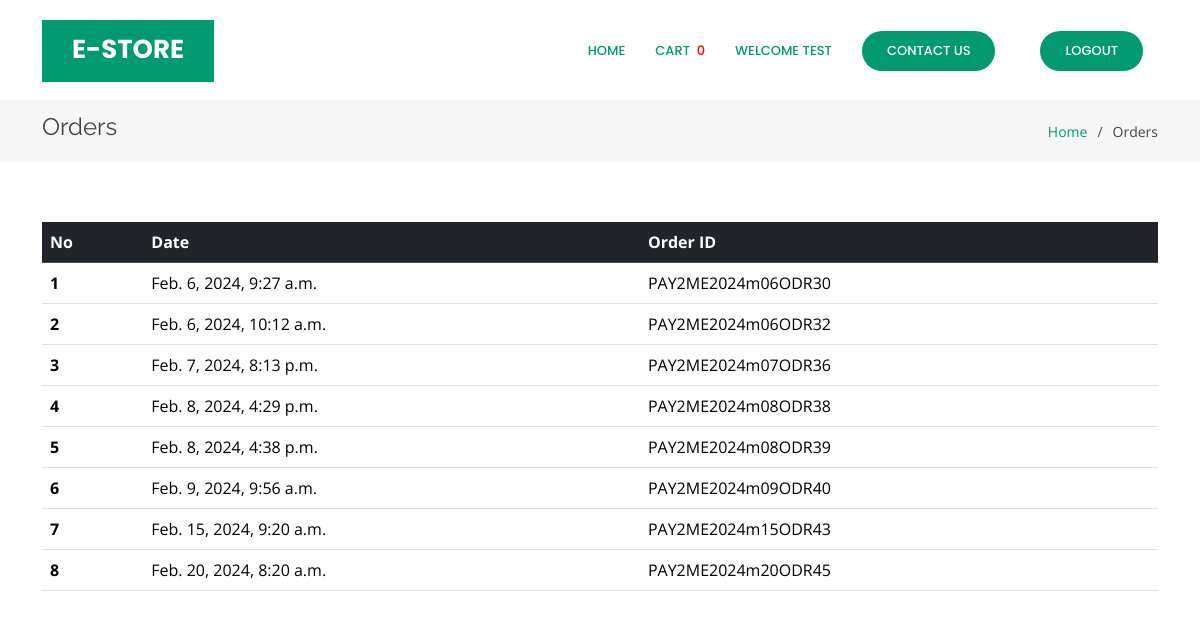
Screenshot of /order_li/ (signed in) with the database file from the repository.
### core/models.py (models this page shows, shortened)
class Order(models.Model):
    user=models.ForeignKey(User,on_delete=models.CASCADE)
    items=models.ManyToManyField(Orderitem)
    start_date=models.DateTimeField(auto_now_add=True)
    ordered_date=models.DateTimeField()
    ordered=models.BooleanField(default=False)
    order_id=models.CharField(max_length=100,unique=True,default=None,blank=True,null=True)
    datetime_ofpayment=models.DateTimeField(auto_now_add=True)
    order_delivered=models.BooleanField(default=False)
    order_received=models.BooleanField(default=False)
    razorpay_order_id=models.CharField(max_length=500,null=True,blank=True)
    razorpay_payment_id=models.CharField(max_length=500,null=True,blank=True)
    razorpay_signature=models.CharField(max_length=500,null=True,blank=True)

### core/views.py (the view)
# urls.py: path('order_li/', views.order_li, name='order_li'),
def order_li(request):
    user_orders = Order.objects.filter(user=request.user)
    return render(request, 'core/ordercus.html', {'user_orders': user_orders})

### core/templatetags/cart_template_tag.py (called while the page is built)
@register.filter
def cart_item_count(user):
    if user.is_authenticated:
        qs= Order.objects.filter(user=user,ordered=False)
        if qs.exists():
            return qs[0].items.count()
    return 0

### templates/core/ordercus.html (shortened to what this page needs)
<!DOCTYPE html>
{% load static%}
{% load cart_template_tag %}
<html lang="en">
<head>
    <link href="{% static 'vendor/aos/aos.css' %}" rel="stylesheet">
    <link href="{% static '/vendor/bootstrap/css/bootstrap.min.css' %}" rel="stylesheet">
    <link href="{% static 'vendor/bootstrap-icons/bootstrap-icons.css' %}" rel="stylesheet">
    <link href="{% static 'vendor/boxicons/css/boxicons.min.css' %}" rel="stylesheet">
    <link href="{% static 'vendor/glightbox/css/glightbox.min.css' %}" rel="stylesheet">
    <link href="{% static 'vendor/remixicon/remixicon.css' %}" rel="stylesheet">
    <link href="{% static 'vendor/swiper/swiper-bundle.min.css' %}" rel="stylesheet">
    <link href="{% static 'css/style.css' %}" rel="stylesheet">
</head>
<body>
  <header id="header" class="fixed-top d-flex align-items-center">
    <div class="container">
      <div class="header-container d-flex align-items-center justify-content-between">
        <div class="logo">
          <h1 class="text-light"><a href="index.html"><span>E-STORE</span></a></h1>
        </div>
        <nav id="navbar" class="navbar">
          <ul>
            {% if user.is_authenticated %}
            <li><a class="nav-link scrollto active" href="{%url 'index' %}">Home</a></li>
            <li><a class="nav-link scrollto active" href="{%url 'orderlist' %}">Cart&nbsp;&nbsp;<div style="color:red;">{{request.user| cart_item_count}}</div></a></li>
            <li><a class="nav-link scrollto active" href="#hero">welcome {{user.username}}</a></li>
            {% if not user.is_superuser %}
            <li><a class="getstarted scrollto" href="{% url 'contact_us' %}">Contact Us</a></li>
            {%endif%}
            <li><a class="getstarted scrollto" href="{% url 'user_logout' %}">Logout</a></li>
            {% else %}
            <li><a class="getstarted scrollto" href="{% url 'user_login' %}">Login</a></li>
            <li><a class="getstarted scrollto" href="{% url 'user_register' %}">Register</a></li>
            {%endif%}
          </ul>
        </nav>
      </div>
    </div>
  </header>
  <main id="main">
    <section class="breadcrumbs">
      <div class="container">
        <div class="d-flex justify-content-between align-items-center">
          <h2>Orders</h2>
          <ol>
            <li><a href="{%url 'index'%}">Home</a></li>
            <li>Orders</li>
          </ol>
        </div>
      </div>
    </section>
    <section class="inner-page">
      <div class="container">
        <table class="table">
            <thead class="table-dark">
             <tr>
                <th scope="col">No</th>
                <th scope="col">Date</th>
                <th scope="col">Order ID</th>
    </tr>
  </thead>
  <tbody>
    {% for order_item in user_orders %}
    <tr>
      <th scope="row">{{forloop.counter}}</th>
      <td>{{order_item.ordered_date}}</td>
      <td>{{order_item.order_id}}</td>
    </tr>
    {%endfor%}
  </tbody>
          </table>
      </div>
    </section>
  </main>
</body>
</html>

### static/css/style.css (style rules this page uses)
body { font-family: "Open Sans", sans-serif; color: #444444; }
a { color: #009970; text-decoration: none; }
h1, h2, h3, h4, h5, h6 { font-family: "Raleway", sans-serif; }
#header { transition: all 0.5s; z-index: 997; transition: all 0.5s; top: 20px; }
#header .header-container { background: #fff; }
#header .logo { overflow: hidden; padding: 16px 30px 12px 30px; background: #009970; }
#header .logo h1 { font-size: 26px; padding: 0; line-height: 1; font-weight: 700; font-family: "Poppins", sans-serif; }
#header .logo h1 a, #header .logo h1 a:hover { color: #fff; text-decoration: none; }
.navbar { padding: 0; }
.navbar ul { margin: 0; padding: 0; display: flex; list-style: none; align-items: center; }
.navbar li { position: relative; }
.navbar a, .navbar a:focus { display: flex; align-items: center; justify-content: space-between; padding: 10px 0 10px 30px; color: #36343a; transition: 0.3s; font-size: 13px; font-weight: 500; text-transform: uppercase; font-family: "Poppins", sans-serif; white-space: nowrap; transition: 0.3s; }
.navbar a:hover, .navbar .active, .navbar .active:focus, .navbar li:hover>a { color: #009970; }
.navbar .getstarted, .navbar .getstarted:focus { background: #009970; padding: 10px 25px; margin-left: 30px; margin-right: 15px; border-radius: 50px; color: #fff; }
section { padding: 60px 0; overflow: hidden; }
.breadcrumbs { padding: 15px 0; background: #f6f6f7; margin-top: 100px; }
.breadcrumbs h2 { font-size: 24px; line-height: 1; font-weight: 400; }
.breadcrumbs ol { display: flex; flex-wrap: wrap; list-style: none; padding: 0; margin: 0; font-size: 14px; }
.breadcrumbs ol li+li { padding-left: 10px; }
.breadcrumbs ol li+li::before { display: inline-block; padding-right: 10px; color: #4f4c55; content: "/"; }

### rows the page displays
Order: ordered_date "Feb. 6, 2024, 9:27 a.m.", order_id "PAY2ME2024m06ODR30"
Order: ordered_date "Feb. 6, 2024, 10:12 a.m.", order_id "PAY2ME2024m06ODR32"
Order: ordered_date "Feb. 7, 2024, 8:13 p.m.", order_id "PAY2ME2024m07ODR36"
Order: ordered_date "Feb. 8, 2024, 4:29 p.m.", order_id "PAY2ME2024m08ODR38"
Order: ordered_date "Feb. 8, 2024, 4:38 p.m.", order_id "PAY2ME2024m08ODR39"
Order: ordered_date "Feb. 9, 2024, 9:56 a.m.", order_id "PAY2ME2024m09ODR40"
Order: ordered_date "Feb. 15, 2024, 9:20 a.m.", order_id "PAY2ME2024m15ODR43"
Order: ordered_date "Feb. 20, 2024, 8:20 a.m.", order_id "PAY2ME2024m20ODR45"

### other values shown
{{ request.user| cart_item_count }} "0"
{{ user.username }} "TEST"
